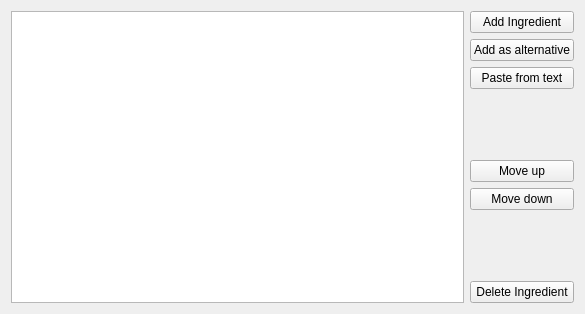
<?xml version="1.0" encoding="UTF-8"?>
<ui version="4.0">
 <class>IngredientsEditor</class>
 <widget class="QWidget" name="IngredientsEditor">
  <property name="geometry">
   <rect>
    <x>0</x>
    <y>0</y>
    <width>585</width>
    <height>314</height>
   </rect>
  </property>
  <property name="windowTitle">
   <string>Form</string>
  </property>
  <layout class="QHBoxLayout" name="horizontalLayout">
   <item>
    <widget class="QTreeView" name="m_treeView">
     <property name="rootIsDecorated">
      <bool>false</bool>
     </property>
    </widget>
   </item>
   <item>
    <layout class="QVBoxLayout" name="verticalLayout">
     <item>
      <widget class="QPushButton" name="m_addButton">
       <property name="text">
        <string>Add Ingredient</string>
       </property>
       <property name="icon">
        <iconset theme="list-add">
         <normaloff/>
        </iconset>
       </property>
      </widget>
     </item>
     <item>
      <widget class="QPushButton" name="m_addAltButton">
       <property name="text">
        <string>Add as alternative</string>
       </property>
       <property name="icon">
        <iconset theme="view-list-details">
         <normaloff>../../../../../../</normaloff>../../../../../../</iconset>
       </property>
      </widget>
     </item>
     <item>
      <widget class="QPushButton" name="m_ingParserButton">
       <property name="text">
        <string>Paste from text</string>
       </property>
       <property name="icon">
        <iconset theme="edit-paste">
         <normaloff>../../../../../../</normaloff>../../../../../../</iconset>
       </property>
      </widget>
     </item>
     <item>
      <spacer name="verticalSpacer">
       <property name="orientation">
        <enum>Qt::Vertical</enum>
       </property>
       <property name="sizeHint" stdset="0">
        <size>
         <width>20</width>
         <height>40</height>
        </size>
       </property>
      </spacer>
     </item>
     <item>
      <widget class="QPushButton" name="m_moveUpButton">
       <property name="text">
        <string>Move up</string>
       </property>
       <property name="icon">
        <iconset theme="arrow-up">
         <normaloff>../../../../../../</normaloff>../../../../../../</iconset>
       </property>
      </widget>
     </item>
     <item>
      <widget class="QPushButton" name="m_moveDownButton">
       <property name="text">
        <string>Move down</string>
       </property>
       <property name="icon">
        <iconset theme="arrow-down">
         <normaloff>../../../../../../</normaloff>../../../../../../</iconset>
       </property>
      </widget>
     </item>
     <item>
      <spacer name="verticalSpacer_2">
       <property name="orientation">
        <enum>Qt::Vertical</enum>
       </property>
       <property name="sizeHint" stdset="0">
        <size>
         <width>20</width>
         <height>40</height>
        </size>
       </property>
      </spacer>
     </item>
     <item>
      <widget class="QPushButton" name="m_deleteButton">
       <property name="text">
        <string>Delete Ingredient</string>
       </property>
       <property name="icon">
        <iconset theme="list-remove">
         <normaloff>../../../../../../</normaloff>../../../../../../</iconset>
       </property>
      </widget>
     </item>
    </layout>
   </item>
  </layout>
 </widget>
 <resources/>
 <connections/>
</ui>
